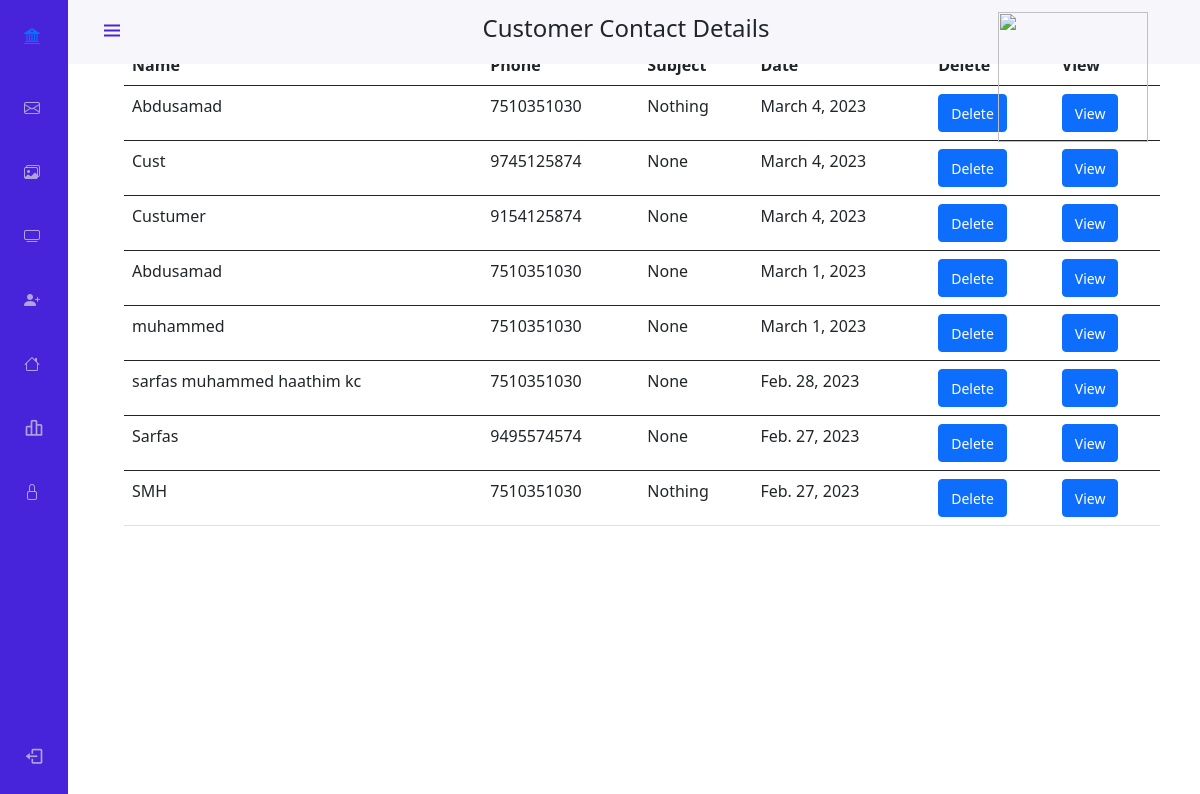
The app's page /admincontactview/ (signed in) with its own data.
### home/models.py (models this page shows, shortened)
class Contact(models.Model):
    name=models.CharField(max_length=100,blank=True,null=True)
    email=models.EmailField(blank=True,null=True)
    phone=models.PositiveIntegerField(null=True, blank=True)
    subject=models.CharField(max_length=100,blank=True,null=True)
    message=models.TextField(blank=True,null=True)
    state=models.CharField(max_length=100,blank=True,null=True)
    city=models.CharField(max_length=100,blank=True,null=True)
    date = models.DateField(auto_now_add=True, blank=True,null=True)

### home/views.py (the view)
# urls.py: path('admincontactview/',admincontactview,name='admincontactview'),
@login_required(login_url='adminlogin')
def admincontactview(request):
    user=request.user
    print(user)
    contact=Contact.objects.all().order_by('-id')
    a=datetime.now().date() + timedelta(days=-5)
    print(a,'0000000000')
    print(a)
    context={'contact':contact}
    return render(request,'admin/contact_view.html',context)

### templates/admin/contact_view.html
{% extends 'admin/admin_home.html' %}
{% load static %}
{% block titlehead %}
Customer Contact Details
{% endblock titlehead %}
{% block contentadmin %}
            <div class="container">
                <div id="contactable">
                <table class="table">
                  <thead>
                    <tr>
                      <th scope="col">Name</th>
                      <th scope="col">Phone</th>
                      <th scope="col">Subject</th>
                      <th scope="col">Date</th>
                      <th scope="col">Delete</th>
                      <th scope="col">View</th>
                    </tr>
                  </thead>
                  {% for c in contact %}
                  <a href="{% url 'contactviewsingle' c.id %}">
                  <tbody>
                    <tr>
                      <td>{{c.name}}</td>
                      <td>{{c.phone}}</td>
                      <td>{{c.subject}}</td>
                      <td>{{c.date}}</td>
                      <td><a href="{% url 'deletecontact' c.id %}"><button type="button" class="btn btn-primary"><small>Delete</small></button></a></td>
                      <th scope="row"><a href="{% url 'contactviewsingle' c.id %}"><button type="button" class="btn btn-primary"><small>View</small></button></a></th>
                    </tr>
                  </tbody>
                </a>
                  {% endfor %}
                </table>
              </div>
              </div>
{% endblock contentadmin %}

### static/assets/css/admin/style.css (style rules this page uses)
:root { --header-height: 3rem; --nav-width: 68px; --first-color: #4723D9; --first-color-light: #AFA5D9; --white-color: #F7F6FB; --body-font: 'Nunito', sans-serif; --normal-font-size: 1rem; --z-fixed: 100 }
*,::before,::after { box-sizing: border-box }
body { position: relative; margin: var(--header-height) 0 0 0; padding: 0 1rem; font-family: var(--body-font); font-size: var(--normal-font-size); transition: .5s }
a { text-decoration: none }
@media screen and (min-width: 768px) { body { margin: calc(var(--header-height) + 1rem) 0 0 0;padding-left: calc(var(--nav-width) + 2rem) } }
#contactable { margin-top: 45px !important; }

### templates/admin/admin_home.html (style rules this page uses)
a { text-decoration: none; }

### records on screen
Contact: name "Abdusamad", phone "7510351030", subject "Nothing", date "March 4, 2023"
Contact: name "Cust", phone "9745125874", subject "None", date "March 4, 2023"
Contact: name "Custumer", phone "9154125874", subject "None", date "March 4, 2023"
Contact: name "Abdusamad", phone "7510351030", subject "None", date "March 1, 2023"
Contact: name "muhammed", phone "7510351030", subject "None", date "March 1, 2023"
Contact: name "sarfas muhammed haathim kc", phone "7510351030", subject "None", date "Feb. 28, 2023"
Contact: name "Sarfas", phone "9495574574", subject "None", date "Feb. 27, 2023"
Contact: name "SMH", phone "7510351030", subject "Nothing", date "Feb. 27, 2023"
